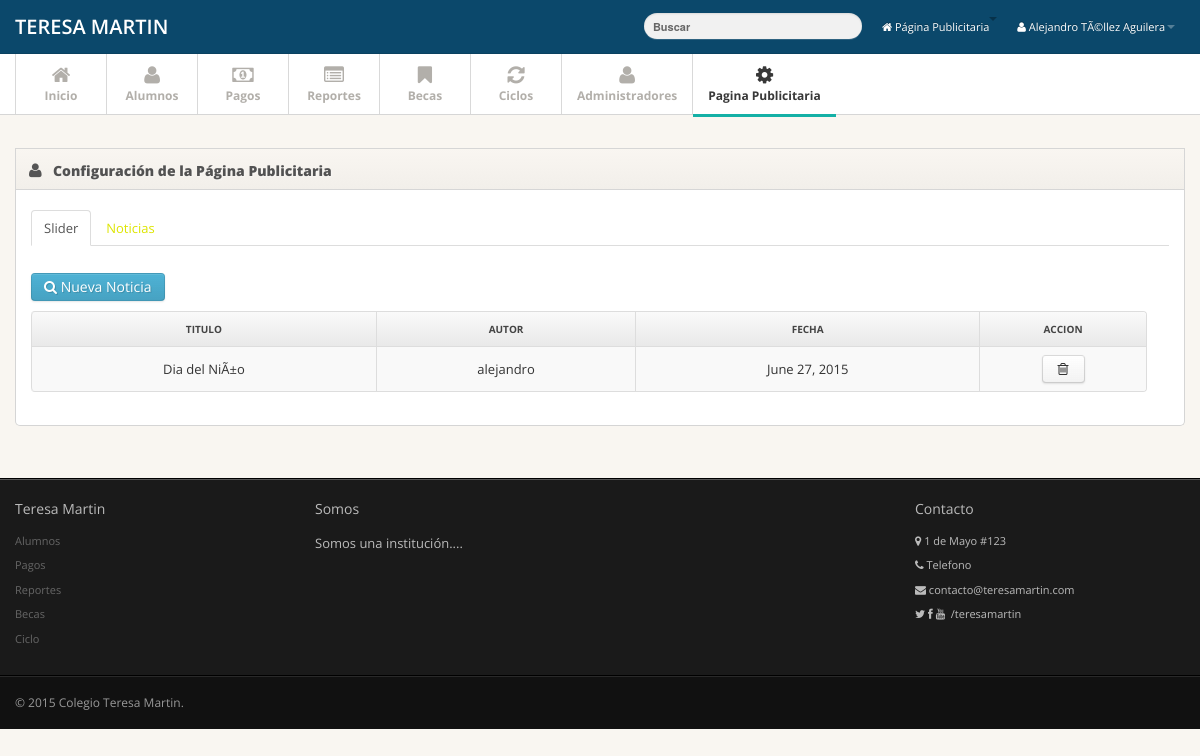
The page /admin/configpublic.php?active=noticias (signed in) on the database its author committed.
### tables this page shows
CREATE TABLE IF NOT EXISTS `noticias` (
`idnoticia` int(11) NOT NULL,
  `titulo` varchar(75) NOT NULL,
  `autor` varchar(50) NOT NULL,
  `fecha` varchar(25) NOT NULL,
  `urlimagen` varchar(100) NOT NULL,
  `descripcion` text NOT NULL
);

### admin/conexion.php (called while the page is built, shortened)
<?php
class Conexion
{
private static $instancia;
private $con;
private function __construct()
{
    try
    {
    $this->con = new PDO("mysql:host=localhost;dbname=teresamartin",'root','');
    $this->con->exec("SET CHARSET SET utf8");
    }
    catch(PDOEception $e)
    {
        echo "Error:" . $e->getMessage();
        die();
    }
}
  public static function singleton_conexion()
    {
    if(!isset(self::$instancia)){
    self::$instancia = new $miclase;
    }
    return self::$instancia;
    }
public function prepare($sql)
{
return $this->con->prepare($sql);
}
}

### admin/Noticia.php (called while the page is built, shortened)
<?php
require_once 'conexion.php';
class Noticia{
   private $con;
   function __construct()
   {
      $this->con = Conexion::singleton_conexion();
   }
   public function get_noticia($idnoticia = null){
       try{
         $sql = "SELECT * FROM noticias";
      $consulta = $this->con->prepare($sql);
            $consulta->execute();
      if($consulta->rowCount() > 0){
         return $consulta;
      }else{
         return FALSE;
      }
      }catch(PDOException $ex) {
           print "Error:". $e->getMessage();
       }
   }
}

### admin/configpublic.php (the view, shortened to what this page needs)
<?php
include_once 'Noticia.php';
$noticias = new Noticia();
$datos1 = $noticias->get_noticia(null);
?>
<!DOCTYPE html>
<html lang="es">
   <head>
      <link href="../css/bootstrap.min.css" rel="stylesheet">
      <link href="../css/bootstrap-responsive.min.css" rel="stylesheet">
      <link href="../css/font-awesome2.css" rel="stylesheet">
      <link href="../css/style.css" rel="stylesheet">
      <link href="../css/pages/dashboard.css" rel="stylesheet">
      <link href="../css/styleAAA.css" rel="stylesheet">
   </head>
   <body>
      <div class="navbar navbar-fixed-top">
         <div class="navbar-inner">
            <div class="container">
               <a class="brand" href="index.php">TERESA MARTIN </a>
               <div class="nav-collapse">
                  <ul class="nav pull-right">
                    <li>
                        <a href="../index.php" ><i class="icon-home"></i>&nbsp;Página Publicitaria<b class="caret"></b></a>
                     </li>
                     <li class="dropdown">
                        <a href="#" class="dropdown-toggle" data-toggle="dropdown"><i class="icon-user"></i>&nbsp;<?php echo $_SESSION['nombre']?><b class="caret"></b></a>
                     </li>
                  </ul>
                  <form class="navbar-search pull-right">
                  </form>
               </div>
            </div>
         </div>
      </div>
      <div class="subnavbar">
         <div class="subnavbar-inner">
            <div class="container">
               <ul class="mainnav">
                  <li><a href="index.php"><i class="icon-home"></i><span>Inicio</span> </a> </li>
                  <li><a href="alumnos.php"><i class=" icon-user"></i><span>Alumnos</span> </a> </li>
                  <li><a href="pagos.php"><i class=" icon-money"></i><span>Pagos</span> </a> </li>
                  <li><a href="reportes.php"><i class="icon-list-alt"></i><span>Reportes</span> </a> </li>
                  <li><a href="becas.php"><i class=" icon-bookmark"></i><span>Becas</span> </a> </li>
                  <li><a href="ciclos.php"><i class=" icon-refresh"></i><span>Ciclos</span> </a> </li>
                  <li ><a href="administradores.php"><i class=" icon-user"></i><span>Administradores</span> </a> </li>
                  <li class="active"><a href="configpublic.php"><i class="icon-cog"></i><span>Pagina Publicitaria</span> </a>
                   </li>
               </ul>
            </div>
         </div>
      </div>
      <div class="main">
         <div class="main-inner">
            <div class="container">
               <div class="row">
                  <div class="span12">
                     <div class="widget ">
                        <div class="widget-header">
                           <i class="icon-user"></i>
                           <h3>Configuración de la Página Publicitaria</h3>
                        </div>
                        <div class="widget-content">
                           <div class="tabbable">
                              <ul class="nav nav-tabs" id="nav-configpublic">
                                 <li class="active">
                                    <a href="#slider" data-toggle="tab">Slider</a>
                                 </li>
                                 <li><a href="#noticias" data-toggle="tab">Noticias</a></li>
                              </ul>
                              <br>
                              <div class="tab-content">
                                 <div class="tab-pane <?php if(isset($_GET['active']) and $_GET['active'] == noticias){echo "active";}?>" id="noticias">
                                    <div class="container">
                                       <div class="row">
                                          <div class="span12 configpublic">
                                             <a href="#" class="shortcut btn btn-info" data-toggle="modal" data-target="#nuevanoticia">
                                                <i class="shortcut-icon icon-search"></i>
                                                <span class="shortcut-label">Nueva Noticia</span>
                                             </a>
                                             <br>
                                             <table class="table table-striped table-bordered get_table table_configpublic"  id="">
                                                <thead>
                                                   <tr>
                                                      <th> Titulo</th>
                                                      <th> Autor </th>
                                                      <th> Fecha </th>
                                                      <th class="td-actions">Accion </th>
                                                   </tr>
                                                </thead>
                                                <tbody><?php
while ($row1 = $datos1->fetchObject()){
                                 ?>
                                                   <tr>
                                                   <td><?php echo $row1->titulo;?></td>
                                                   <td><?php echo $row1->autor;?></td>
                                                   <td><?php echo $row1->fecha;?></td>
                                                   <td>
                                                      <span id="tooltip-ver" class="input-group-addon mitooltip" title="Eliminar Noticia" data-placement="top">
                                                         <a class="btn btn-bigger btn-invert" href="del_noticia.php?idnoticia=<?php echo $row1->idnoticia;?>&urlimagen=<?php echo $row1->urlimagen;?>">
                                                            <i class="btn-icon-only icon-trash"> </i>
                                                         </a>
                                                      </span>
                                                   </td>
                                                   </tr>
                                                   <?php
}
                                 ?>
                                                </tbody>
                                             </table>
                                          </div>
                                       </div>
                                    </div>
                                 </div>
                              </div>
                           </div>
                        </div>
                     </div>
                  </div>
               </div>
            </div>
         </div>
      </div>
      <div class="extra">
         <div class="extra-inner">
            <div class="container">
               <div class="row">
                  <div class="span3">
                     <h4>
                        Teresa Martin</h4>
                     <ul>
                        <li><a href="alumnos.php">Alumnos</a></li>
                        <li><a href="#">Pagos</a></li>
                        <li><a href="#">Reportes</a></li>
                        <li><a href="#">Becas</a></li>
                        <li><a href="#">Ciclo</a></li>
                     </ul>
                  </div>
                  <div class="span6">
                     <h4>
                        Somos</h4>
                     <p>
                        Somos una institución....
                     </p>
                  </div>
                  <div class="span3">
                     <h4>
                        Contacto</h4>
                     <ul>
                        <li><i class="icon-map-marker"></i><span> 1 de Mayo #123</span></li>
                        <li><i class="icon-phone"></i><span> Telefono</span></li>
                        <li><i class="icon-envelope"></i><span> contacto@teresamartin.com</span></li>
                        <li><i class="fa icon-twitter"></i>&nbsp;<i class="fa icon-facebook"></i>&nbsp;<i class="fa icon-youtube"></i>&nbsp;<span> /teresamartin</span></li>
                     </ul>
                  </div>
               </div>
            </div>
         </div>
      </div>
      <div class="footer">
         <div class="footer-inner">
            <div class="container">
               <div class="row">
                  <div class="span12"> &copy; 2015 <a href="#">Colegio Teresa Martin</a>. </div>
               </div>
            </div>
         </div>
      </div>
   </body>
</html>

### css/styleAAA.css (style rules this page uses)
.get_table .td-actions { width: 150px; }
.get_table tr td, .get_table tr th { text-align: center; }
.navbar-inner { background: rgb(11,72,107) !important; }
a { color: rgb(221,229,0); }
.subnavbar .container > ul > li.active > a { border-bottom: 3px solid rgb(20,176,166); }
.configpublic { width: 93% !important; }
#nav-configpublic { margin-bottom: 5px; }
.table_configpublic { margin-top: 10px; }

### rows shown on the page
noticias: titulo "Dia del NiÃ±o", autor "alejandro", fecha "June 27, 2015"

### other values the page prints
$_SESSION['nombre'] "Alejandro TÃ©llez Aguilera"
